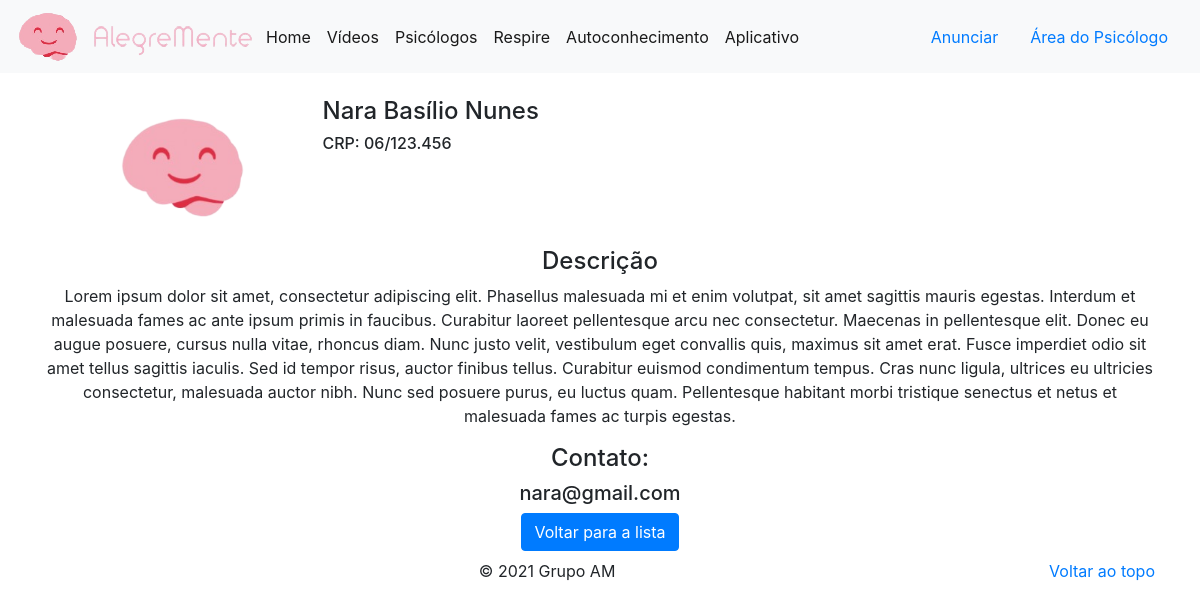
Screenshot of /verperfil/1 with the database file from the repository.
### app.py (models this page shows, shortened)
class User(db.Model, UserMixin):
    id = db.Column(db.Integer, autoincrement=True, primary_key=True)
    name = db.Column(db.String(86), nullable=False)
    email = db.Column(db.String(86), nullable=False, unique=True)
    password = db.Column(db.String(86), nullable=False, unique=True)
    tipo = db.Column(db.Integer, nullable=False, default=0) # 0 = cliente , 1 = psicólogo
    plano = db.Column(db.Integer, nullable=False, default=0) # 1, 2, 3 (planos basico, pro, gold, etc...)
    img = db.Column(db.Text, unique=True, nullable=True)
    imgname = db.Column(db.Text, nullable=True)
    mimetype = db.Column(db.Text, nullable=True)
    crp = db.Column(db.String(86), nullable=False)
    descricao = db.Column(db.String(500), nullable=True)
    telefone = db.Column(db.String(20), nullable=True)
    celular = db.Column(db.String(20), nullable=True)
    whatsapp = db.Column(db.String(20), nullable=True)
    estado = db.Column(db.String(40), nullable=True)
    cidade = db.Column(db.String(40), nullable=True)
    endereco = db.Column(db.String(40), nullable=True)
    maps = db.Column(db.String(40), nullable=True)

### app.py (the view)
@app.route('/verperfil/<int:id>', methods=['GET', 'POST'])
def verperfil(id):
    psi = User.query.get_or_404(id)
    return render_template('psicologos/verperfil.html', psi=psi)

### templates/psicologos/verperfil.html (shortened to what this page needs)
{% extends 'base.html' %}
{% block body %}
<div class="container">
    <br>
    <div class="row no-gutters">
        <div class="col-3">
            {% if current_user.img %}
            <img src="/image/{{current_user.id}}" alt="Foto de Perfil"
                class="rounded-circle" width="150">
            {% else %}
                <img src="/static/semfoto.png" alt="Foto de Perfil"
                class="rounded-circle" width="150">
            {% endif %}
        </div>
        <div class="col-9">
            <div class="row no-gutters">
                <h4>{{ psi.name }}</h4>
            </div>
            <div class="row no-gutters">
                <h6>CRP: {{ psi.crp }}</h6>
            </div>
        </div>
    </div>
    {% if psi.descricao %}
    <h4>Descrição</h4>
    <p>{{ psi.descricao }}</p>
    {% endif %}
    <h4>Contato:</h4>
    <h5>{{ psi.email }}</h5>
    <a href="#" onclick="goBack()" type="button" class="btn btn-primary">Voltar para a lista</a>
</div>
{% endblock %}

### templates/base.html (shortened to what this page needs)
<!doctype html>
<html lang="en">
<head>
    <link rel="stylesheet" href="https://stackpath.bootstrapcdn.com/bootstrap/4.3.1/css/bootstrap.min.css">
    <link href="/static/fontawesome/css/all.css" rel="stylesheet">
</head>
<body class="text-center">
    {% if current_user.is_authenticated %}
    <nav class="navbar navbar-expand-lg navbar-light bg-light">
        <img class="img-fluid" src="/static/logo.png" alt="Logo">
        <button class="navbar-toggler" type="button" data-toggle="collapse" data-target="#navbarSupportedContent"
            aria-controls="navbarSupportedContent" aria-expanded="false" aria-label="Toggle navigation">
            <span class="navbar-toggler-icon"></span>
        </button>
        <div class="collapse navbar-collapse" id="navbarSupportedContent">
            <ul class="navbar-nav mr-auto">
            </ul>
            <a href="{{ url_for('logout') }}" type="button" class="btn btn-danger">Sair</a>
        </div>
    </nav>
    {% else %}
    <nav class="navbar navbar-expand-lg navbar-light bg-light">
        <img class="img-fluid" src="/static/logo.png" alt="Logo">
        <div class="collapse navbar-collapse" id="navbarSupportedContent">
            <ul class="navbar-nav mr-auto">
                <li class="nav-item active">
                    <a class="nav-link" href="{{ url_for('index') }}">Home <span class="sr-only">(current)</span></a>
                </li>
                <li class="nav-item active">
                    <a class="nav-link" href="{{ url_for('videos') }}">Vídeos <span class="sr-only">(current)</span></a>
                </li>
                <li class="nav-item active">
                    <a class="nav-link" href="{{ url_for('psicologos') }}">Psicólogos <span class="sr-only">(current)</span></a>
                </li>
                <li class="nav-item active">
                    <a class="nav-link" href="{{ url_for('respiracao') }}">Respire <span class="sr-only">(current)</span></a>
                </li>
                <li class="nav-item active">
                    <a class="nav-link" href="{{ url_for('blogs') }}">Autoconhecimento <span class="sr-only">(current)</span></a>
                </li>
                <li class="nav-item active">
                    <a class="nav-link" href="{{ url_for('landingpageapp') }}">Aplicativo <span class="sr-only">(current)</span></a>
                </li>
            </ul>
            <a href="{{ url_for('planospsi') }}" type="button" class="nav-link">Anunciar</a>
            <a href="{{ url_for('login') }}" type="button" class="nav-link">Área do Psicólogo</a>
        </div>
    </nav>
    {% endif %}
    {% block body %}{% endblock %}
    <footer class="container">
        <p class="float-right"><a href="#">Voltar ao topo</a></p>
        <p>&copy; 2021 Grupo AM</p>
    </footer>
</body>
</html>

### rows the page displays
User: name "Nara Basílio Nunes", crp "06/123.456", descricao "Lorem ipsum dolor sit amet, consectetur adipiscing elit. Phasellus malesuada mi et enim volutpat, sit amet sagittis mauris egestas. Interdum et malesuada fames ac ante ipsum primis in faucibus. Curabitur laoreet pellentesque arcu nec consectetur. Maecenas in pellentesque elit. Donec eu augue posuere, cursus nulla vitae, rhoncus diam. Nunc justo velit, vestibulum eget convallis quis, maximus sit amet erat. Fusce imperdiet odio sit amet tellus sagittis iaculis. Sed id tempor risus, auctor finibus tellus. Curabitur euismod condimentum tempus. Cras nunc ligula, ultrices eu ultricies consectetur, malesuada auctor nibh. Nunc sed posuere purus, eu luctus quam. Pellentesque habitant morbi tristique…", email "nara@gmail.com"
